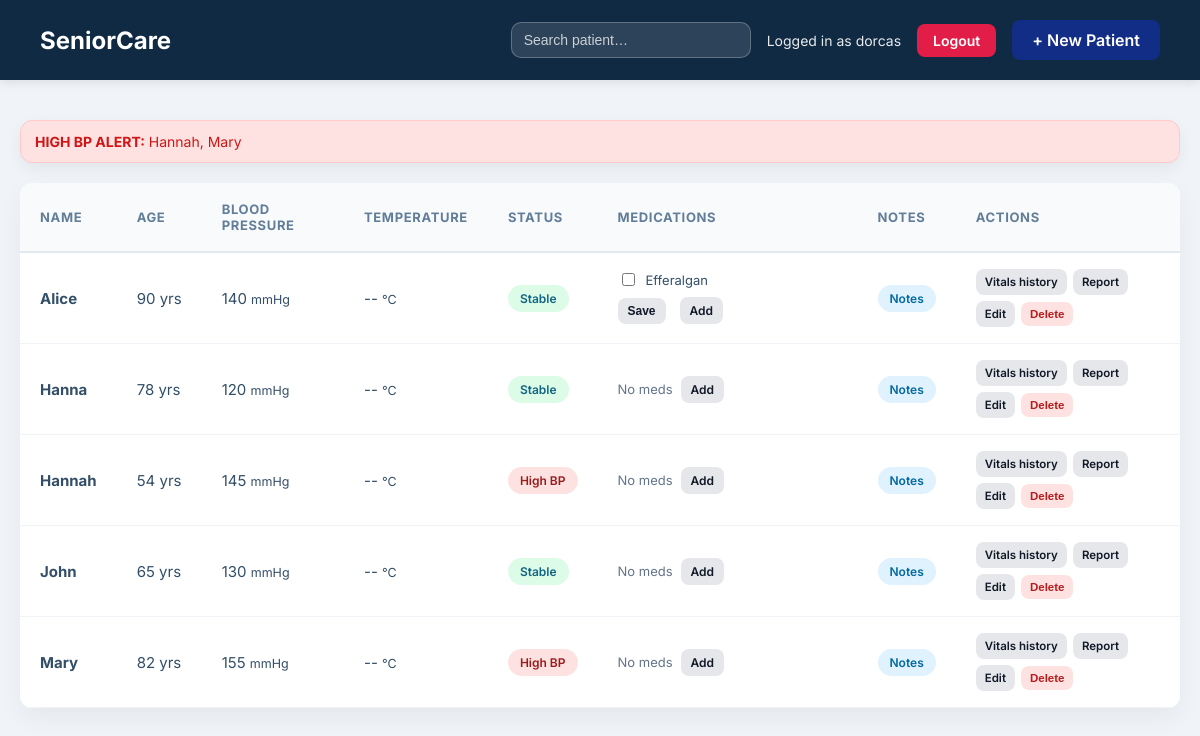
Before: / (signed in) with the older database file.
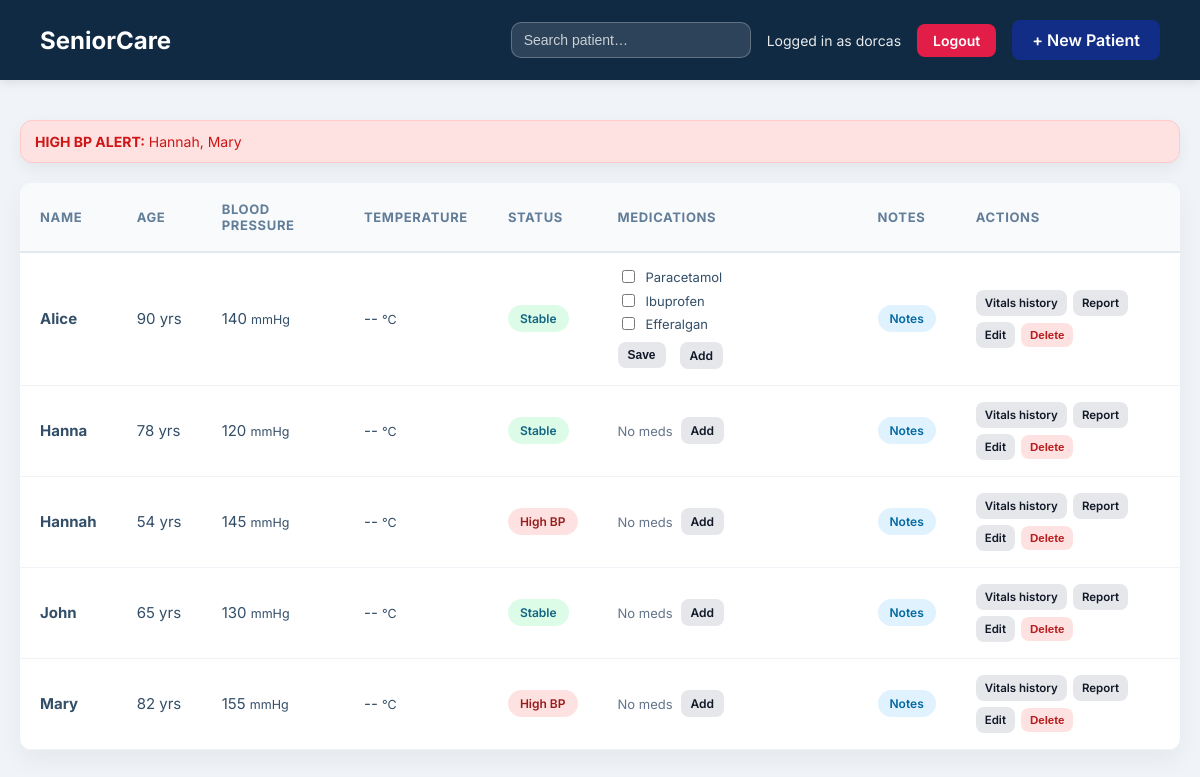
After: the same page with the newer database file.
### tables this page shows
CREATE TABLE residents (
    id INTEGER PRIMARY KEY AUTOINCREMENT,
    name TEXT,
    age INTEGER,
    bp INTEGER
);

CREATE TABLE medications (
            id INTEGER PRIMARY KEY AUTOINCREMENT,
            resident_id INTEGER NOT NULL,
            name TEXT NOT NULL,
            dosage TEXT,
            created_at TEXT DEFAULT CURRENT_TIMESTAMP,
            FOREIGN KEY (resident_id) REFERENCES residents (id) ON DELETE CASCADE
        );

### care.py (the view)
@app.route("/")
@login_required
def home():
    q = request.args.get("q", "").strip()
    today = date.today().isoformat()
    db = get_db_connection()
    if q:
        residents = db.execute(
            "SELECT * FROM residents WHERE name LIKE ? ORDER BY name",
            (f"%{q}%",),
        ).fetchall()
    else:
        residents = db.execute("SELECT * FROM residents ORDER BY name").fetchall()
    high_bp_names = []
    low_bp_names = []
    high_temp_names = []
    low_temp_names = []
    for resident in residents:
        if resident ["bp"]:
            if resident["bp"] > 140:
                high_bp_names.append(resident["name"])
            elif resident["bp"] < 90:
                low_bp_names.append(resident["name"])
        if resident["temperature"]:
            if resident["temperature"] > 38:
                high_temp_names.append(resident["name"])
            elif resident["temperature"] < 35:
                low_temp_names.append(resident["name"])
    medications_by_resident = {}
    given_ids_by_resident = {}
    resident_ids = [resident["id"] for resident in residents]
    if resident_ids:
        placeholders = ",".join(["?"] * len(resident_ids))
        medications = db.execute(
            f"""
            SELECT id, resident_id, name, dosage, created_at
            FROM medications
            WHERE resident_id IN ({placeholders})
            ORDER BY created_at DESC
            """,
            resident_ids,
        ).fetchall()
        for med in medications:
            rid = med["resident_id"]
            if rid not in medications_by_resident:
                medications_by_resident[rid] = []
            medications_by_resident[rid].append(med)
        given_rows = db.execute(
            f"""
            SELECT ml.medication_id, m.resident_id
            FROM medication_logs ml
            INNER JOIN medications m ON m.id = ml.medication_id
            WHERE m.resident_id IN ({placeholders}) AND ml.given_date = ?
            """,
            (*resident_ids, today),
        ).fetchall()
        for row in given_rows:
            rid = row["resident_id"]
            if rid not in given_ids_by_resident:
                given_ids_by_resident[rid] = set()
            given_ids_by_resident[rid].add(row["medication_id"])
    db.close()
    return render_template(
        "index.html",
        residents=residents,
        high_bp_names=high_bp_names,
        low_bp_names=low_bp_names,
        high_temp_names=high_temp_names,
        low_temp_names=low_temp_names,
        medications_by_resident=medications_by_resident,
        given_ids_by_resident=given_ids_by_resident,
        username=session.get("username"),
        q=q,
        today=today,
    )

### care.py (called while the page is built)
def get_db_connection():
    conn = sqlite3.connect("Seniorcare.db")
    conn.row_factory = sqlite3.Row
    return conn

def login_required(view):
    @wraps(view)
    def wrapped_view(**kwargs):
        if "user_id" not in session:
            return redirect(url_for("login"))
        return view(**kwargs)
    return wrapped_view

### templates/index.html (shortened to what the changed rows need)
<!DOCTYPE html>
<html lang="en">
<head>
    <link rel="stylesheet" href="{{ url_for('static', filename='style.css') }}">
</head>
<body>
    <div class="header">
        <h1>SeniorCare</h1>
    </div>
    <div class="container">
        <div class="card">
            <table>
                <thead>
                    <tr>
                        <th>Name</th>
                        <th>Age</th>
                        <th>Blood Pressure</th>
                        <th>Temperature</th>
                        <th>Status</th>
                        <th>Medications</th>
                        <th>Notes</th>
                        <th>Actions</th>
                    </tr>
                </thead>
                <tbody>
                    {% for person in residents %}
                    <tr>
                        <td><strong>{{ person['name'] }}</strong></td>
                        <td class="nowrap">{{ person['age'] }} yrs</td>
                        <td class="nowrap">
                            {{ person['bp'] if person['bp'] else '--' }} <small>mmHg</small>
                        </td>
                        <td class="nowrap">
                            {{ person['temperature'] if person['temperature'] is not none else '--' }} <small>°C</small>
                        </td>
                        <td>
                            {% set high_bp = person['bp'] and person['bp'] > 140 %}
                            {%set low_bp = person['bp'] and person['bp'] < 90 %}
                            {% set bad_temp = person['temperature'] and (person['temperature'] > 38 or person['temperature'] < 35) %}
                            {% if (high_bp or low_bp) and bad_temp %}
                                <span class="status warning">Not Stable</span>
                            {% elif person['temperature'] and person['temperature'] >= 41 %}
                                <span class="status warning">Extreme Fever</span>
                            {% elif person['temperature'] and person['temperature'] > 38 %}
                                <span class="status warning">Fever</span>
                            {% elif person['temperature'] and person['temperature'] < 35 %}
                                <span class="status warning">Low Temp</span>
                            {% elif high_bp %}
                                <span class="status warning">High BP</span>
                            {% elif low_bp %}
                                <span class="status warning">Low BP</span>
                            {% else %}
                                <span class="status normal">Stable</span>
                            {% endif %}
                        </td>
                        <td>
                            {% set meds = medications_by_resident.get(person['id'], []) %}
                            {% set given_ids = given_ids_by_resident.get(person['id'], []) %}
                            {% if meds %}
                                <form method="post" action="{{ url_for('update_medication_checklist', resident_id=person['id']) }}" class="dashboard-med-form">
                                    <div class="dashboard-med-list">
                                        {% for med in meds %}
                                            <label class="dashboard-med-item">
                                                <input
                                                    type="checkbox"
                                                    name="given_ids"
                                                    value="{{ med['id'] }}"
                                                >
                                                <span>
                                                    {{ med['name'] }}
                                                </span>
                                            </label>
                                        {% endfor %}
                                    </div>
                                    <div class="dashboard-med-actions">
                                        <button type="submit" class="btn-small">Save</button>
                                        <a class="btn-small" href="{{ url_for('resident_medications', resident_id=person['id']) }}#med-add">Add</a>
                                    </div>
                                </form>
                            {% else %}
                                <div class="dashboard-med-actions">
                                    <span class="no-medications">No meds</span>
                                    <a class="btn-small" href="{{ url_for('resident_medications', resident_id=person['id']) }}#med-add">Add</a>
                                </div>
                            {% endif %}
                        </td>
                        <td>
                            <a href="{{ url_for('resident_notes', resident_id=person['id']) }}" class="btn-notes">Notes</a>
                        </td>
                        <td class="actions-cell">
                            <div class="actions-row">
                                <a href="{{ url_for('bp_history', resident_id=person['id']) }}" class="btn-small">Vitals history</a>
                                <a href="{{ url_for('doctor_summary', resident_id=person['id']) }}" class="btn-small">Report</a>
                                <a href="{{ url_for('edit_resident', resident_id=person['id']) }}" class="btn-small">Edit</a>
                                <form method="post" action="{{ url_for('delete_resident', resident_id=person['id']) }}" onsubmit="return confirm('Are you sure you want to delete this patient?');">
                                    <button type="submit" class="btn-small btn-small-danger">Delete</button>
                                </form>
                            </div>
                        </td>
                    </tr>
                    {% endfor %}
                </tbody>
            </table>
        </div>
    </div>
</body>
</html>

Changed rows visible on the page:
added medications: name "Paracetamol", shown under residents "Alice"
added medications: name "Ibuprofen", shown under residents "Alice"
